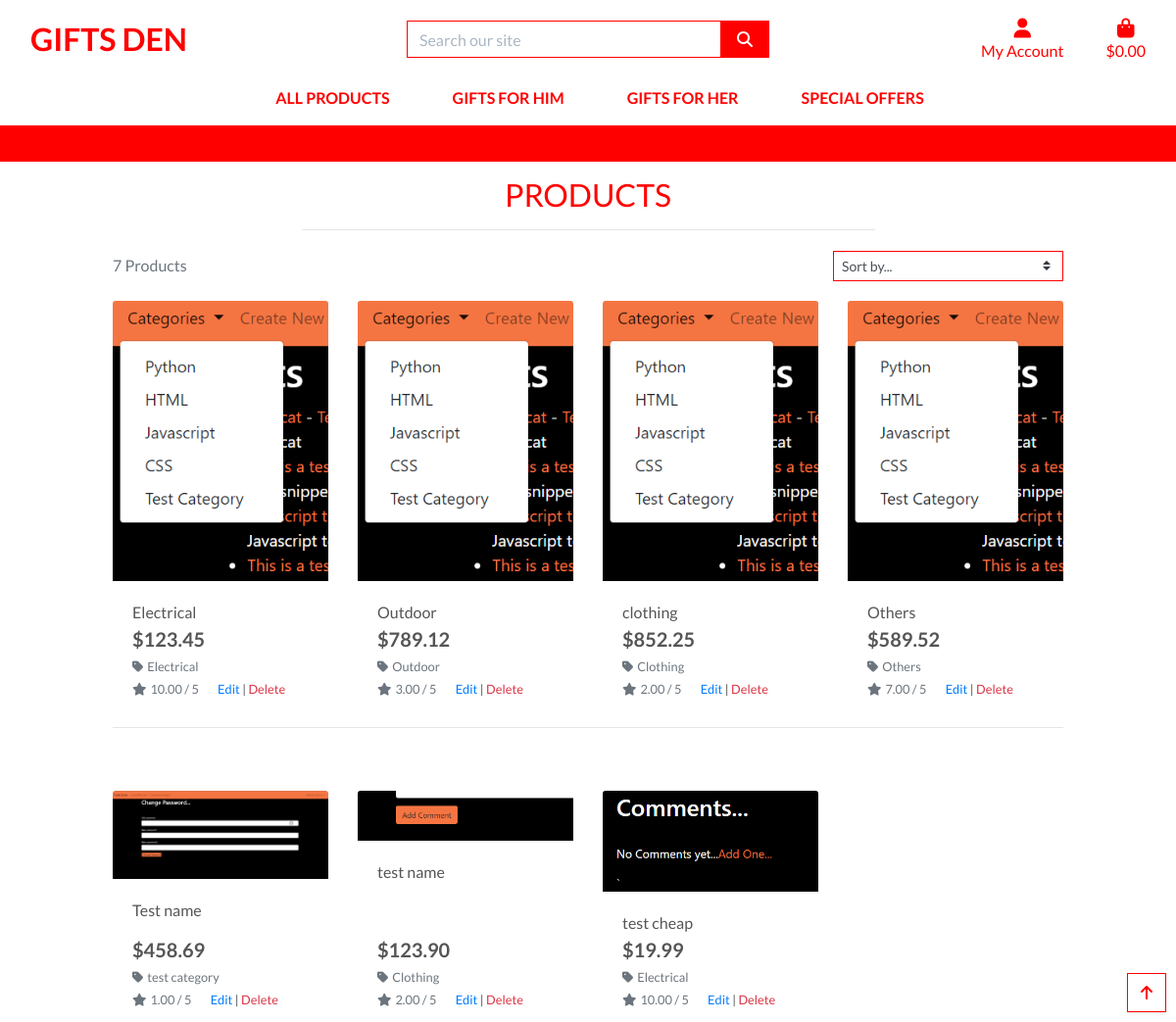
Screenshot of /products/ (signed in) with the database file from the repository.
### products/models.py (models this page shows, shortened)
class Product(models.Model):
    Category = models.ForeignKey(
        'Category', null=True, blank=True, on_delete=models.SET_NULL)
    sku = models.CharField(max_length=254, null=True, blank=True)
    name = models.CharField(max_length=254)
    description = models.TextField()
    has_sizes = models.BooleanField(default=False, null=True, blank=True)
    price = models.DecimalField(max_digits=6, decimal_places=2)
    rating = models.DecimalField(
        max_digits=6, decimal_places=2, null=True, blank=True)
    image_url = models.URLField(max_length=1024, null=True, blank=True)
    image = models.ImageField(null=True, blank=True)

class Category(models.Model):
    class Meta:
        verbose_name_plural = 'Categories'
    name = models.CharField(max_length=254)
    friendly_name = models.CharField(max_length=254, null=True, blank=True)

### products/views.py (the view, shortened to what this page needs)
# urls.py: path('', views.all_products, name='products'),
def all_products(request):
    products = Product.objects.all()
    query = None
    categories = None
    sort = None
    direction = None
    current_sorting = f'{sort}_{direction}'
    context = {
        'products': products,
        'search_term': query,
        'current_categories': categories,
        'current_sorting': current_sorting,
    }
    return render(request, 'products/products.html', context)

### bag/contexts.py (called while the page is built, shortened)
def bag_contents(request):
    bag_items = []
    total = 0
    product_count = 0
    bag = request.session.get('bag', {})
    if total < settings.FREE_DELIVERY_THRESHOLD:
        delivery = total * Decimal(settings.STANDARD_DELIVERY_PERCENTAGE / 100)
        free_delivery_delta = settings.FREE_DELIVERY_THRESHOLD - total
    else:
        delivery = 0
        free_delivery_delta = 0
    grand_total = delivery + total
    context = {
        'bag_items': bag_items,
        'total': total,
        'product_count': product_count,
        'delivery': delivery,
        'free_delivery_delta': free_delivery_delta,
        'free_delivery_threshold': settings.FREE_DELIVERY_THRESHOLD,
        'grand_total': grand_total,
    }
    return context

### products/templates/products/products.html (shortened to what this page needs)
{% extends "base.html" %}
{% load static %}
{% block page_header %}
<div class="container header-container">
</div>
{% endblock %}
{% block content %}
<div class="overlay"></div>
<div class="container-fluid">
    <div class="row">
        <div class="col text-center mt-3">
            <h2 class="logo-font">Products</h2>
            <hr class="w-50 mb-1">
        </div>
    </div>
    <div class="row">
        <div class="product-container col-10 offset-1">
            <div class="row mt-1 mb-2">
                <div class="col-12 col-md-6 my-auto order-md-last d-flex justify-content-center justify-content-md-end">
                    <div class="sort-select-wrapper w-50">
                        <select id="sort-selector"
                            class="custom-select custom-select-sm rounded-0 border border-{% if current_sorting != 'None_None' %}info{% else %}black{% endif %}">
                            <option value="reset" {% if current_sorting == 'None_None' %}selected{% endif %}>Sort by...
                            </option>
                        </select>
                    </div>
                </div>
                <div class="col-12 col-md-6 order-md-first">
                    <p class="text-muted mt-3 text-center text-md-left">
                        {{ products|length }} Products
                    </p>
                </div>
            </div>
            <div class="row">
                {% for product in products %}
                <div class="col-sm-6 col-md-6 col-lg-4 col-xl-3">
                    <div class="card h-100 border-0">
                        {% if product.image %}
                        <a href="{% url 'product_detail' product.id %}">
                            <img class="card-img-top img-fluid" src="{{ product.image.url }}" alt="{{ product.name }}">
                        </a>
                        {% else %}
                        <a href="{% url 'product_detail' product.id %}">
                            <img class="card-img-top img-fluid" src="{{ MEDIA_URL }}noimage.png"
                                alt="{{ product.name }}">
                        </a>
                        {% endif %}
                        <div class="card-body pb-0">
                            <p class="mb-0">{{ product.name }}</p>
                        </div>
                        <div class="card-footer bg-white pt-0 border-0 text-left">
                            <div class="row">
                                <div class="col">
                                    <p class="lead mb-0 text-left font-weight-bold">${{ product.price }}</p>
                                    {% if product.Category %}
                                    <p class="small mt-1 mb-0">
                                        <a class="text-muted"
                                            href="{% url 'products' %}?Category={{ product.Category.name }}">
                                            <i class="fas fa-tag mr-1"></i>{{ product.Category.friendly_name }}
                                        </a>
                                    </p>
                                    {% endif %}
                                    {% if product.rating %}
                                    <small class="text-muted"><i class="fas fa-star mr-1"></i>{{ product.rating }} /
                                        5</small>
                                    {% else %}
                                    <small class="text-muted">No Rating</small>
                                    {% endif %}
                                    {% if request.user.is_superuser %}
                                    <small class="ml-3">
                                        <a href="{% url 'edit_product' product.id %}">Edit</a> |
                                        <a class="text-danger" href="{% url 'delete_product' product.id %}">Delete</a>
                                    </small>
                                    {% endif %}
                                </div>
                            </div>
                        </div>
                    </div>
                </div>
                {% if forloop.counter|divisibleby:4 %}
                <div class="col-12 d-none d-xl-block mb-5">
                    <hr>
                </div>
                {% endif %}
                {% endfor %}
            </div>
        </div>
    </div>
</div>
<div class="btt-button shadow-sm rounded-0 border border-black">
    <a class="btt-link d-flex h-100">
        <i class="fas fa-arrow-up text-black mx-auto my-auto"></i>
    </a>
</div>
{% endblock %}

### static/css/base.css (style rules this page uses)
html { height: 100%; }
body { background: url('/media/homepage_background_cropped.jpg') no-repeat center center fixed; background-size: cover; height: calc(100vh - 164px); color: #555; font-family: 'Lato'; }
.logo-font { text-transform: uppercase; color: red; }
.text-black { color: red !important; }
.border-black { border: 1px solid red !important; }
.overlay { height: 100%; width: 100%; top: 0; left: 0; position: fixed; background: white; z-index: -1; }
.btt-button { height: 40px; position: fixed; width: 40px; bottom: 10px; right: 10px; }
.btt-link, .update-link, .remove-item { cursor: pointer; }
@media (min-width: 1200px) { .container { max-width: 80%; } }
@media (min-width: 992px) { .header-container { padding-top: 164px; } }

### rows the page displays
Product: image (picture), name "Electrical", price "123.45", Category.friendly_name "Electrical", rating "10.00"
Product: image (picture), name "Outdoor", price "789.12", Category.friendly_name "Outdoor", rating "3.00"
Product: image (picture), name "clothing", price "852.25", Category.friendly_name "Clothing", rating "2.00"
Product: image (picture), name "Others", price "589.52", Category.friendly_name "Others", rating "7.00"
Product: image (picture), name "Test name", price "458.69", Category.friendly_name "test category", rating "1.00"
Product: image (picture), name "test name", price "123.90", Category.friendly_name "Clothing", rating "2.00"
Product: image (picture), name "test cheap", price "19.99", Category.friendly_name "Electrical", rating "10.00"

### other values shown
{{ products|length }} "7"
